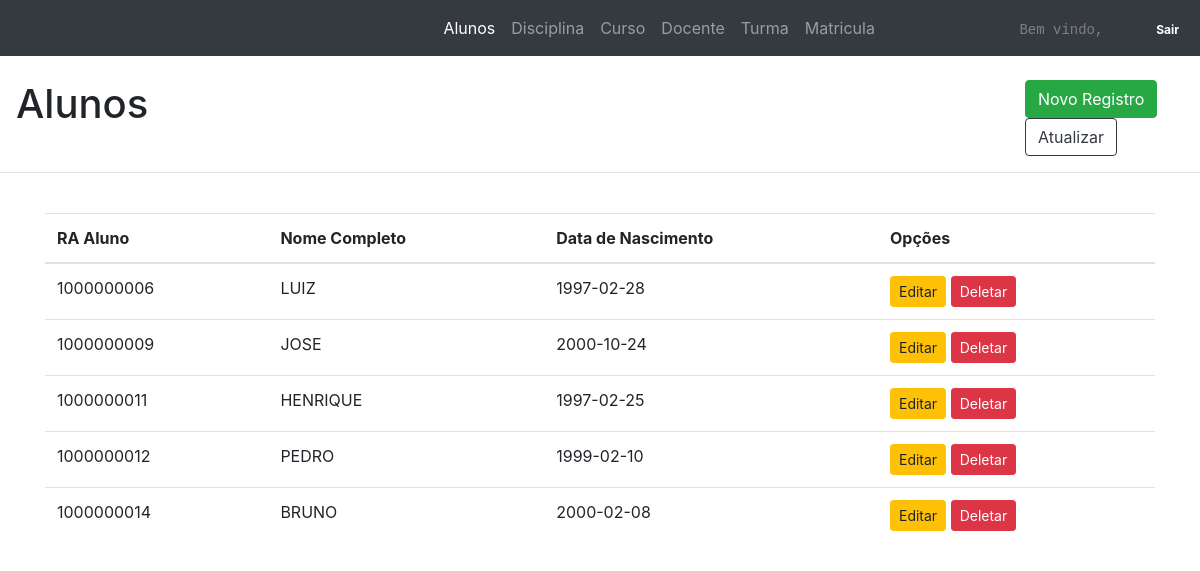
The page /app/aluno.php (signed in) on the database its author committed.
### tables this page shows
create table aluno
(
	id int auto_increment
		primary key,
	nomeCompleto varchar(50) not null,
	dataNascimento date not null
);

### app/aluno.php (the view, shortened to what this page needs)
<?php
include 'conexao.php';
?>
<!DOCTYPE html>
<html lang="pt-br">
<head>
    <link rel="stylesheet" href="https://stackpath.bootstrapcdn.com/bootstrap/4.1.3/css/bootstrap.min.css">
    <link rel="stylesheet" href="https://maxcdn.bootstrapcdn.com/bootstrap/4.0.0/css/bootstrap.min.css">
    <link rel="stylesheet" href="./css/main.css">
    <link href="https://unpkg.com/gijgo@1.9.13/css/gijgo.min.css" rel="stylesheet" type="text/css" />
</head>
<body>
<nav class="navbar navbar-expand-lg navbar-dark bg-dark">
    <div class="container col-lg-2 ">
      <div class="collapse navbar-collapse" id="navbarNav">
        <ul class="navbar-nav">
            <li class="nav-item active">
                <a class="nav-link" href="./aluno.php">Alunos</a>
            </li>
            <li class="nav-item">
                <a class="nav-link" href="./disciplinas.php">Disciplina</a>
            </li>
            <li class="nav-item">
                <a class="nav-link" href="./curso.php">Curso</a>
            </li>
            <li class="nav-item">
                <a class="nav-link" href="./docente.php">Docente</a>
            </li>
            <li class="nav-item">
                <a class="nav-link" href="./turma.php">Turma</a>
            </li>
            <li class="nav-item">
                <a class="nav-link" href="./matricula.php">Matricula</a>
            </li>
        </ul>
      </div>
    </div>
    <div class="mr-5">
        <code class="text-right"><font color="grey">Bem vindo, <?php echo $_SESSION['login'] . " ";?></font></code>
    </div>
    <div>
        <a href="./index.php" class="badge badge-dark">Sair</a>
    </div>
</nav>
<br>
<div class="row">
  <div class="col">
    <h1 class="ml-3">Alunos</h1>
</div>
<div class="col col-lg-2">
    <button autofocus type="button" class="btn btn-success" data-toggle="modal" data-target="#addAluno">Novo Registro</button>
    <button type="button" class="btn btn-outline-dark" onclick="location.reload()">Atualizar</button>
</div>
</div>
<hr>
<br>
<div class="container">
    <?php
    $sql = "
    SELECT
    id,
    nomeCompleto,
    dataNascimento
    FROM
    Aluno
    ";
    $stmt = $conn->prepare($sql);
    $stmt->execute();
    $result = $stmt->fetchAll();
    ?>
    <table class="table table-hover">
      <thead>
        <tr>
          <th scope="col">RA Aluno</th>
          <th scope="col">Nome Completo</th>
          <th scope="col">Data de Nascimento</th>
          <th scope="col">Opções</th>
      </tr>
  </thead>
  <tbody>
    <?php foreach ($result as $key => $value) : ?>
        <tr>
            <td><?=$value['id']; ?></td>
            <td><?=$value['nomeCompleto']; ?></td>
            <td><?=$value['dataNascimento']; ?></td>
            <td>
                <button type="submit" class="btn btn-warning btn-sm" data-toggle="modal" data-target="#editaAluno" onclick="editaAluno('<?=$value['id']; ?>', '<?=$value['nomeCompleto']; ?>', '<?=$value['dataNascimento']; ?>')">Editar</button>
                <button  type="submit" class="btn btn-danger btn-sm" onclick="deletaRegistro('excluirAluno', <?php echo $value['id']; ?>)">Deletar
                </button>
            </td>
        </tr>
    <?php endforeach ?>
</tbody>
</table>
</div>
</body>
</html>

### rows shown on the page
aluno: id "1000000006", nomeCompleto "LUIZ", dataNascimento "1997-02-28"
aluno: id "1000000009", nomeCompleto "JOSE", dataNascimento "2000-10-24"
aluno: id "1000000011", nomeCompleto "HENRIQUE", dataNascimento "1997-02-25"
aluno: id "1000000012", nomeCompleto "PEDRO", dataNascimento "1999-02-10"
aluno: id "1000000014", nomeCompleto "BRUNO", dataNascimento "2000-02-08"
